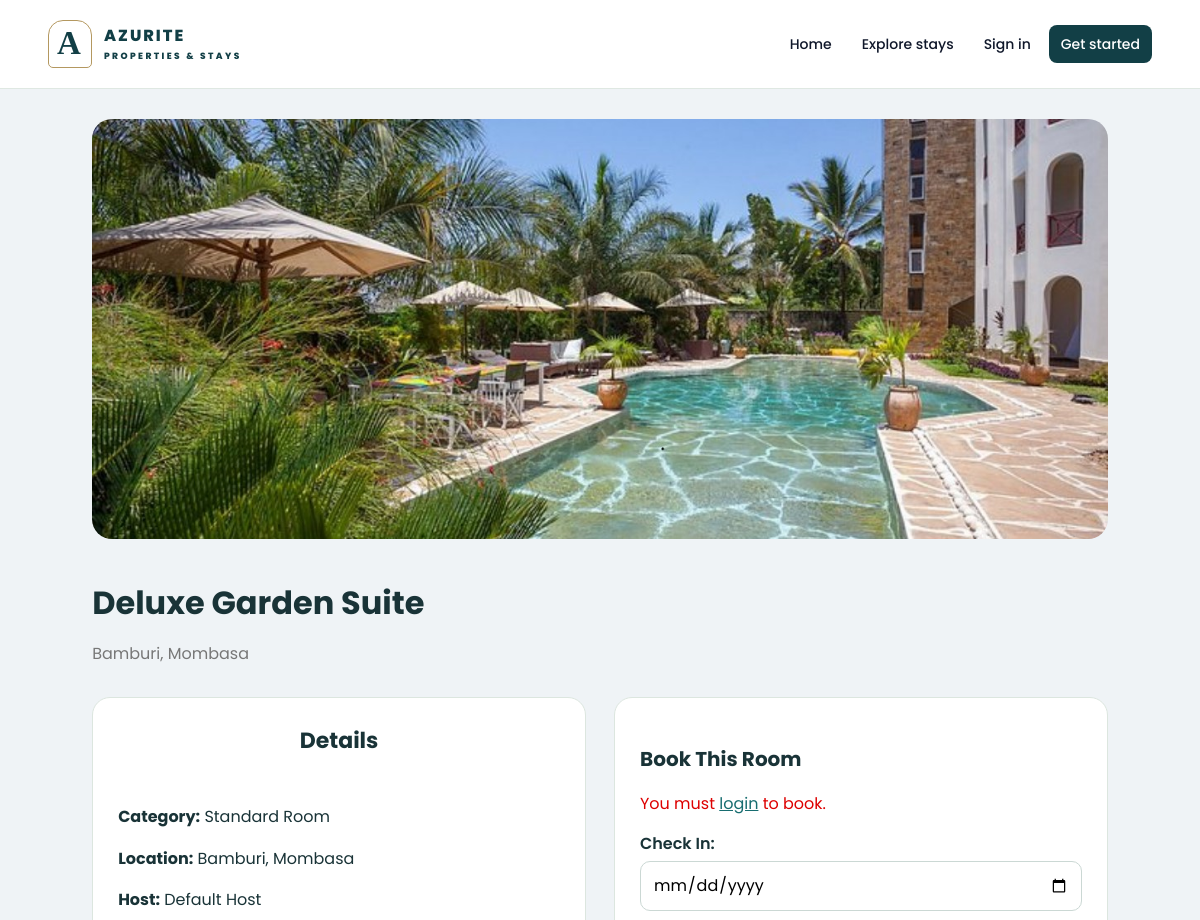
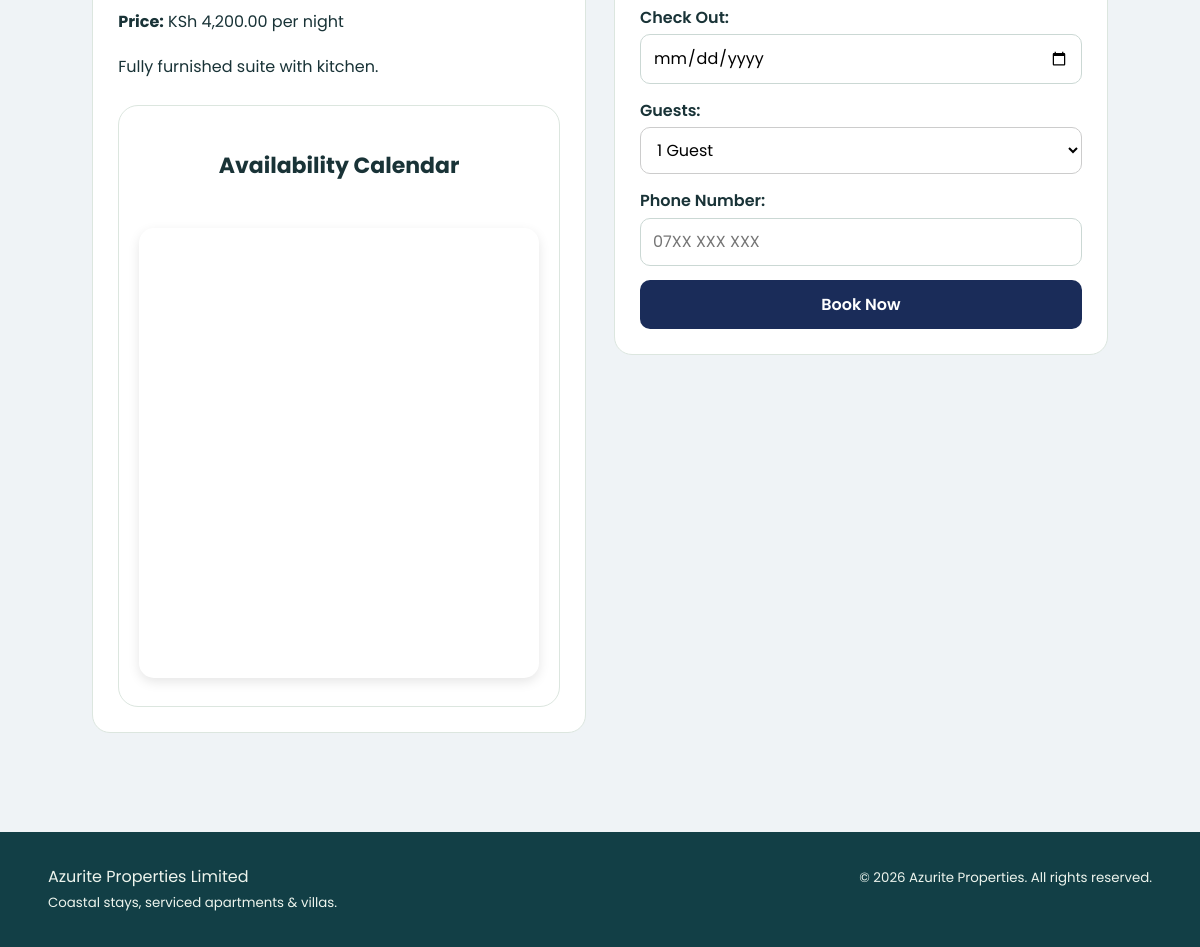
Page /public/room.php?id=2 on the committed database (2 pictures, top to bottom).
### tables this page shows
CREATE TABLE rooms (
  id INT AUTO_INCREMENT PRIMARY KEY,
  category_id INT NULL,
  owner_id INT NULL,
  name VARCHAR(150) NOT NULL,
  price_ksh DECIMAL(10,2) NOT NULL,
  cover_image VARCHAR(255),
  location_text VARCHAR(150),
  description TEXT,
  is_active TINYINT(1) NOT NULL DEFAULT 1,
  created_at DATETIME DEFAULT CURRENT_TIMESTAMP,
  FOREIGN KEY (category_id) REFERENCES room_categories(id),
  FOREIGN KEY (owner_id) REFERENCES users(id)
);

CREATE TABLE room_categories (
  id INT AUTO_INCREMENT PRIMARY KEY,
  name VARCHAR(100) NOT NULL,
  base_price_ksh DECIMAL(10,2) DEFAULT 0,
  image_path VARCHAR(255),
  is_active TINYINT(1) NOT NULL DEFAULT 1
);

CREATE TABLE users (
  id INT AUTO_INCREMENT PRIMARY KEY,
  full_name VARCHAR(150) NOT NULL,
  username VARCHAR(80) NOT NULL UNIQUE,
  email VARCHAR(150) NOT NULL UNIQUE,
  phone VARCHAR(30),
  password_md5 VARCHAR(255) NOT NULL,
  role ENUM('admin','host','tenant') NOT NULL DEFAULT 'tenant',
  id_card_path VARCHAR(255),
  avatar_path VARCHAR(255),
  is_active TINYINT(1) NOT NULL DEFAULT 1,
  created_at DATETIME DEFAULT CURRENT_TIMESTAMP
);

### includes/helpers.php (called while the page is built, shortened)
<?php
function e($str) {
    return htmlspecialchars((string)($str ?? ''), ENT_QUOTES | ENT_SUBSTITUTE, 'UTF-8');
}
function is_logged_in() {
    return !empty($_SESSION['user']);
}

### public/room.php (the view, shortened to what this page needs)
<?php
require_once __DIR__ . '/../includes/db.php';
require_once __DIR__ . '/../includes/helpers.php';
$roomId = isset($_GET['id']) ? (int)$_GET['id'] : 0;
$stmt = $pdo->prepare("
    SELECT r.*, c.name AS category, u.full_name AS host_name
    FROM rooms r
    LEFT JOIN room_categories c ON c.id = r.category_id
    LEFT JOIN users u ON u.id = r.owner_id
    WHERE r.id = :id AND r.is_active = 1
");
$stmt->execute([':id' => $roomId]);
$room = $stmt->fetch(PDO::FETCH_ASSOC);
include __DIR__ . '/../includes/header.php';
?>
<div class="container" style="max-width:1100px; margin:auto; padding-top:30px;">
    <img src="<?php echo ($room['cover_image'])
            ? 'uploads/room_photos/' . e($room['cover_image'])
            : 'assets/img/outside_2.jpg'; ?>"
         alt="Room Cover" class="room-hero-img">
    <h1 style="font-size:32px; margin-top:30px; font-weight:700;">
        <?php echo e($room['name']); ?>
    </h1>
    <p style="font-size:16px; color:#777; margin-top:-8px;">
        <?php echo e($room['location_text']); ?>
    </p>
    <div class="room-info-grid">
        <div class="section-card">
            <div class="section-title">Details</div>
            <p><strong>Category:</strong> <?php echo e($room['category']); ?></p>
            <p><strong>Location:</strong> <?php echo e($room['location_text']); ?></p>
            <p><strong>Host:</strong> <?php echo e($room['host_name']); ?></p>
            <p><strong>Price:</strong> KSh <?php echo number_format($room['price_ksh'], 2); ?> per night</p>
            <p style="margin-top:20px;"><?php echo nl2br(e($room['description'])); ?></p>
            <div class="calendar-box" style="margin-top: 25px;">
                <h3 class="section-title">Availability Calendar</h3>
    <iframe
        title="Availability calendar" src="room_availability.php?id=<?php echo (int)$room['id']; ?>"
        style="width:100%; height:450px; border:0; border-radius:15px; box-shadow: 0 4px 12px rgba(0,0,0,0.1);">
    </iframe>
            </div>
        </div>
        <div>
            <div class="booking-box">
                <h3>Book This Room</h3>
                <?php if (!is_logged_in()): ?>
                    <p style="color:#d00; margin-bottom:15px;">
                        You must <a href="login.php">login</a> to book.
                    </p>
                <?php endif; ?>
                <form action="book.php" method="POST">
                    <label>Check In:</label>
                    <input type="date" name="checkin" required>
                    <label>Check Out:</label>
                    <input type="date" name="checkout" required>
                    <label>Guests:</label>
                    <select name="guests" required>
                        <option value="1">1 Guest</option>
                    </select>
                    <label>Phone Number:</label>
                    <input type="text" name="contact_phone" placeholder="07XX XXX XXX" required>
                    <button class="btn-book" <?php echo (!is_logged_in() ? 'disabled' : ''); ?>>
                        Book Now
                    </button>
                </form>
            </div>
        </div>
    </div>
</div>
<?php include __DIR__ . '/../includes/footer.php'; ?>

### public/assets/css/style.css (style rules this page uses)
body { font-family: "Poppins", sans-serif !important; color: #444444; width: 100%; height: calc(100%); overflow-x: hidden; background: #eff3f6 !important; }
a { color: #1977cc; }
.section-title { text-align: center; padding-bottom: 30px; }

### public/assets/css/modern.css (style rules this page uses)
:root { --az-primary:#0B1D3A; --az-primary-soft:#1C6DD0; --az-bg:#f5f7fb; --az-card-bg:#ffffff; --az-muted:#6b7280; --az-radius:18px; --az-shadow:0 18px 40px rgba(15,23,42,.18); }
body { font-family:'Poppins',system-ui,-apple-system,Segoe UI,Roboto,sans-serif; background:linear-gradient(135deg,#f5f7fb,#ecf2ff); color:#111827; }
.container { width:min(1200px,92vw); margin:0 auto; }

### public/assets/css/polish.css (style rules this page uses)
:root { --az-primary:#123f46; --az-primary-soft:#1d7377; --az-bg:#f7f8f4; --az-muted:#637373; --az-shadow:0 12px 30px #163b4010 }
* { box-sizing:border-box }
body { margin:0; background:#f7f8f4; color:#193337; font-family:Inter,Segoe UI,system-ui,sans-serif; line-height:1.6 }
img { max-width:100% }
a { color:#176d70 }
button,input,select,textarea { font:inherit }
input:not([type=checkbox]):not([type=hidden]),select,textarea { max-width:100%; min-height:44px; border:1px solid #cbd8d4; border-radius:10px; padding:10px 12px; background:#fff }
button,.btn-primary,.btn-outline { min-height:42px }
button { cursor:pointer }
.container { width:min(1200px,92%) }
.booking-box,.section-card,.calendar-box { border:1px solid #dce6df!important; box-shadow:none!important }
.room-info-grid { align-items:start }
.room-hero-img { box-shadow:none!important }

### public/room.php (style rules this page uses)
.room-hero-img { width: 100%; height: 420px; object-fit: cover; border-radius: 20px; box-shadow: 0 6px 20px rgba(0,0,0,0.2); }
.section-card { background: #fff; padding: 25px; border-radius: 18px; box-shadow: 0 4px 16px rgba(0,0,0,0.06); margin-bottom: 35px; }
.section-title { font-size: 22px; font-weight: 700; margin-bottom: 15px; }
.room-info-grid { display: grid; grid-template-columns: 1fr 1fr; gap: 28px; margin-top: 30px; }
.booking-box { background: #ffffff; padding: 25px; border-radius: 18px; box-shadow: 0 4px 16px rgba(0,0,0,0.08); }
.booking-box h3 { font-size: 20px; margin-bottom: 10px; }
.booking-box label { font-weight: 600; margin-bottom: 4px; display: block; }
.booking-box input, .booking-box select { width: 100%; padding: 10px 12px; border-radius: 10px; border: 1px solid #ccc; margin-bottom: 14px; }
.btn-book { width: 100%; padding: 12px; font-size: 16px; background: #1a2c59; border: none; color: #fff; border-radius: 10px; cursor: pointer; font-weight: 600; }
.calendar-box { background: #fff; border-radius: 20px; padding: 20px; box-shadow: 0 4px 18px rgba(0,0,0,0.07); }

### rows in the picture
rooms: name "Deluxe Garden Suite", location_text "Bamburi, Mombasa", category.name "Standard Room", owner.full_name "Default Host", price_ksh "4,200.00", description "Fully furnished suite with kitchen."
